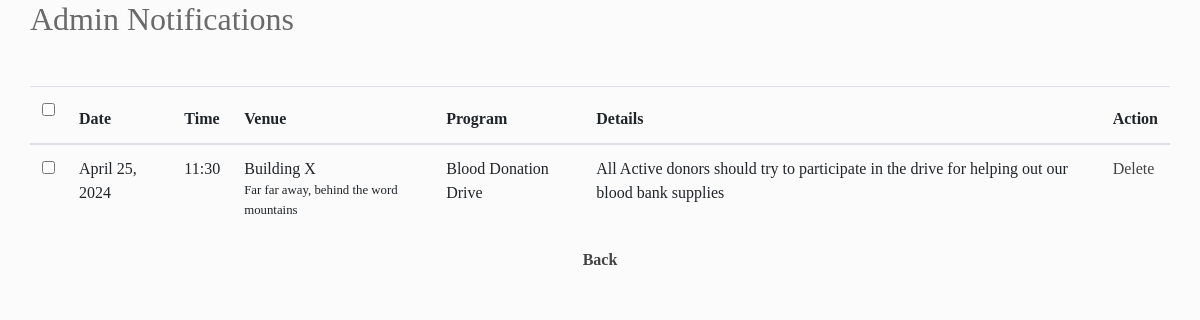
Page /uvnot/ on the committed database.
### myapp/models.py (models this page shows)
class notification(models.Model):
    venue=models.CharField(max_length=100)
    purpose=models.CharField(max_length=100)
    pdate=models.DateField()
    ptime=models.CharField(max_length=50)
    note=models.CharField(max_length=250)

### myapp/views.py (the view)
# urls.py: path('uvnot/',views.patientnotification),
def patientnotification(request):
    nrec = notification.objects.all()
    return render(request, "ViewNotification.html", {"nrec": nrec})

### myapp/templates/ViewNotification.html (shortened to what this page needs)
<!doctype html>
{% load static %}
<html lang="en">
  <head>
    <link rel="stylesheet" href="{% static 'notific/fonts/icomoon/style.css' %}">
    <link rel="stylesheet" href="{% static 'notific/css/owl.carousel.min.css' %}">
    <link rel="stylesheet" href="{% static 'notific/css/bootstrap.min.css' %}">
    <link rel="stylesheet" href="{% static 'notific/css/style.css' %}">
  </head>
  <body>
  <div class="content">
    <div class="container">
      <h2 class="mb-5">Admin Notifications</h2>
      <div class="table-responsive">
        <table class="table custom-table">
          <thead>
            <tr>
              <th scope="col">
                <label class="control control--checkbox">
                  <input type="checkbox" class="js-check-all"/>
                </label>
              </th>
              <th scope="col">Date</th>
              <th scope="col">Time</th>
              <th scope="col">Venue</th>
              <th scope="col">Program</th>
              <th scope="col">Details</th>
              <th scope="col">Action</th>
            </tr>
          </thead>
          <tbody>
		      {% for j in nrec %}
            <tr>
              <th scope="row">
                <label class="control control--checkbox">
                  <input type="checkbox"/>
                </label>
              </th>
              <td>
                {{j.pdate}}
              </td>
              <td>{{j.ptime}}</td>
              <td>
                {{j.venue}}
                <small class="d-block">Far far away, behind the word mountains</small>
              </td>
              <td>{{j.purpose}}</td>
              <td>{{j.note}}</td>
              <td><a href="/delnot/{{j.id}}/">Delete</a></td>
            </tr>
            {% endfor %}
            </tbody>
        </table>
      </div>
    </div>
  </div>
			<center><a  href="/pp/"><b>Back</a></center>
  </body>
</html>

### bloodbank/static/assets/css/style.css (style rules this page uses)
* { margin: 0px; padding: 0px; list-style: none; }
a { text-decoration: none; outline: none; color: #444; }
a:hover, a:focus, input, textarea { text-decoration: none; outline: none; }
html, body { height: 100%; }
::placeholder { color: #747f8a !important; font-size: 13px; opacity: .5 !important; }
h1, h2, h3, h4, h5, h6 { font-family: montserrat; }
body { background-color: #f1f1f145 !important; font-family: 'Merriweather', serif; color: #6A6A6A; overflow-x: hidden; }
.container { max-width: 1170px; }
html { scroll-behavior: smooth; }

### rows in the picture
notification: pdate "April 25, 2024", ptime "11:30", venue "Building X", purpose "Blood Donation Drive", note "All Active donors should try to participate in the drive for helping out our blood bank supplies"
